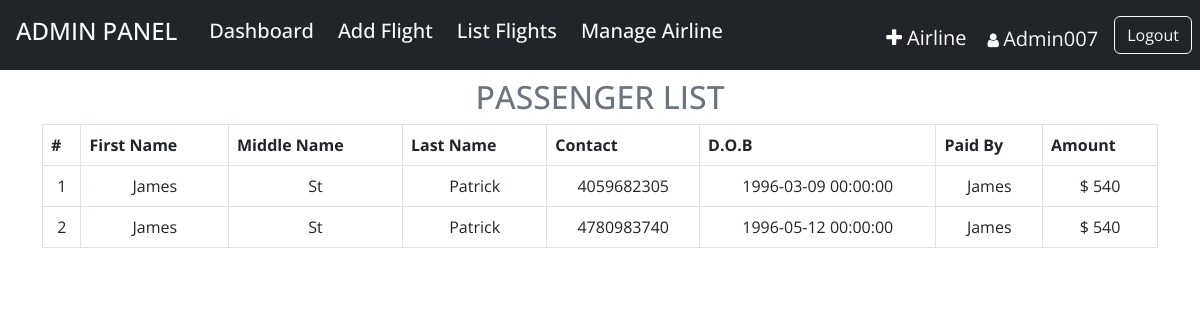
Page /admin/pass-list.php?flight_id=1 (signed in) on the committed database.
### tables this page shows
CREATE TABLE `ticket` (
  `ticket_id` int(11) NOT NULL,
  `passenger_id` int(11) NOT NULL,
  `flight_id` int(11) NOT NULL,
  `user_id` int(11) NOT NULL,
  `seat_no` varchar(10) NOT NULL,
  `cost` int(11) NOT NULL,
  `class` varchar(3) NOT NULL
);

CREATE TABLE `passenger_profile` (
  `passenger_id` int(11) NOT NULL,
  `user_id` int(11) NOT NULL,
  `flight_id` int(11) NOT NULL,
  `mobile` varchar(110) NOT NULL,
  `dob` datetime NOT NULL,
  `f_name` varchar(20) NOT NULL,
  `m_name` varchar(20) NOT NULL,
  `l_name` varchar(20) NOT NULL
);

CREATE TABLE `users` (
  `user_id` int(11) NOT NULL,
  `username` varchar(20) NOT NULL,
  `email` varchar(50) NOT NULL,
  `password` varchar(100) NOT NULL
);

CREATE TABLE `payment` (
  `card_no` varchar(16) NOT NULL,
  `user_id` int(11) NOT NULL,
  `flight_id` int(11) NOT NULL,
  `expire_date` varchar(5) NOT NULL,
  `amount` int(11) NOT NULL
);

### admin/pass-list.php (the view, shortened to what this page needs)
<?php include_once 'header.php'; ?>
<?php include_once 'footer.php';
require '../helpers/init_conn_db.php';?>
<main>
    <?php if(isset($_SESSION['adminId'])) { ?>
        <div class="container-md mt-2">
            <h2 class="text-center text-secondary">PASSENGER LIST</h2>
            <table class="table table-bordered">
                <thead class="thead-dark">
                    <tr>
                        <th>#</th>
                        <th scope="col">First Name</th>
                        <th scope="col">Middle Name</th>
                        <th scope="col">Last Name</th>
                        <th scope="col">Contact</th>
                        <th scope="col">D.O.B</th>
                        <th scope="col">Paid By</th>
                        <th scope="col">Amount</th>
                    </tr>
                </thead>
                <tbody>
                    <?php
                    $cnt=1;
                    $flight_id = $_GET['flight_id'];
                    $sql_t = 'SELECT * FROM ticket WHERE flight_id=?';
                    $stmt_t = mysqli_stmt_init($conn);
                    if(!mysqli_stmt_prepare($stmt_t,$sql_t)) {
                        header('Location: ticket.php?error=sqlerror');
                        exit();
                    } else {
                        mysqli_stmt_bind_param($stmt_t,'i',$flight_id);
                        mysqli_stmt_execute($stmt_t);
                        $result_t = mysqli_stmt_get_result($stmt_t);
                        while($row_t = mysqli_fetch_assoc($result_t)) {
                            $sql = 'SELECT * FROM passenger_profile WHERE passenger_id=?';
                            $stmt = mysqli_stmt_init($conn);
                            mysqli_stmt_prepare($stmt,$sql);
                            mysqli_stmt_bind_param($stmt,'i',$row_t['passenger_id']);
                            mysqli_stmt_execute($stmt);
                            $result = mysqli_stmt_get_result($stmt);
                            if($row = mysqli_fetch_assoc($result)) {
                                $sql_p = 'SELECT * FROM payment WHERE flight_id=? AND user_id=?';
                                $stmt_p = mysqli_stmt_init($conn);
                                mysqli_stmt_prepare($stmt_p,$sql_p);
                                mysqli_stmt_bind_param($stmt_p,'ii',$flight_id,$row['user_id']);
                                mysqli_stmt_execute($stmt_p);
                                $result_p = mysqli_stmt_get_result($stmt_p);
                                if($row_p = mysqli_fetch_assoc($result_p)) {
                                    $sql_u = 'SELECT * FROM users WHERE user_id=?';
                                    $stmt_u = mysqli_stmt_init($conn);
                                    mysqli_stmt_prepare($stmt_u,$sql_u);
                                    mysqli_stmt_bind_param($stmt_u,'i',$row['user_id']);
                                    mysqli_stmt_execute($stmt_u);
                                    $result_u = mysqli_stmt_get_result($stmt_u);
                                    if ($row_u = mysqli_fetch_assoc($result_u)) {
                                        echo "
                                        <tr class='text-center'>
                                            <td>".$cnt."</td>
                                            <td>".$row['f_name']."</td>
                                            <td>".$row['m_name']."</td>
                                            <td>".$row['l_name']."</td>
                                            <td>".$row['mobile']."</td>
                                            <td>".$row['dob']."</td>
                                            <td scope='row'>".$row_u['username']."</td>
                                            <td>$ ".$row_p['amount']."</td>
                                        </tr>
                                        ";
                                    }
                                }
                            }
                            $cnt++;
                        }
                    }
                    ?>
                </tbody>
            </table>
        </div>
    <?php } ?>
</main>

### admin/header.php (style rules this page uses)
body { font-family: 'Open Sans', sans-serif; }

### rows in the picture
ticket: passenger.f_name "James", passenger.m_name "St", passenger.l_name "Patrick", passenger.mobile "4059682305", passenger.dob "1996-03-09 00:00:00", user.username "James", payment.amount "540"
ticket: passenger.f_name "James", passenger.m_name "St", passenger.l_name "Patrick", passenger.mobile "4780983740", passenger.dob "1996-05-12 00:00:00", user.username "James", payment.amount "540"

### other values in the picture
$_SESSION['adminUname'] "Admin007"
